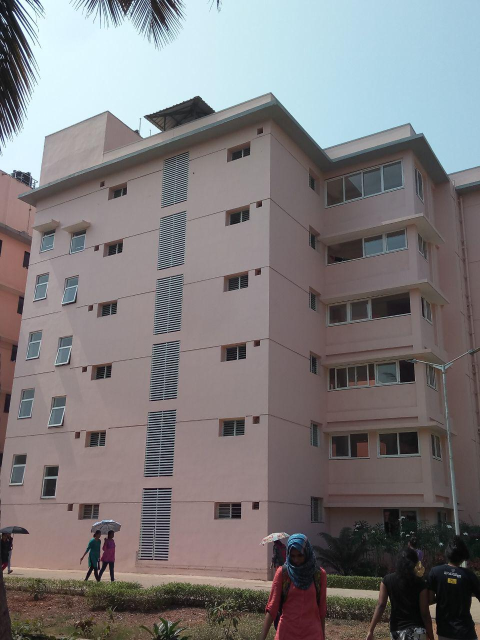
#> input picture assignment-2/b1.jpg, 960 x 1280 px (shown at 1/2 size)
$ python main.py
#> lines starting #> are read from the running program, lines starting #| are printed output that depends on the picture; after the words box and inside, x2 and y2 are one past the last pixel; in counts of white or black regions, pixels touching at a corner belong together
### assignment-2/stitch.py
import cv2
import numpy as np
from matplotlib import pyplot as plt
from harris_corner_detector import *

def display_image(img):
    plt.imshow(img,cmap="gray")
    plt.show()

def gaussian_blur(img,kx,ky):
    blurred_img = cv2.GaussianBlur(img,(kx,ky),0)
    return blurred_img

def get_transformation_matrix(points1,points2):
    assert(points1.shape[0]==points2.shape[0])
    A = np.zeros((8,9))
    for i in range(4):
        x,y = points1[i][0],points1[i][1]
        u,v = points2[i][0],points2[i][1]
        A[2*i] = [-x,-y,-1,0,0,0,u*x,u*y,u]
        A[2*i+1] = [0,0,0,-x,-y,-1,v*x,v*y,v]
    U,S,V = np.linalg.svd(A)
    H = V[8].reshape((3,3))
    return H

def get_dimensions(H,img1,img2):
    x_co_ords = []
    y_co_ords = []
    h1 = img1.shape[0]
    w1 = img1.shape[1]
    h2 = img2.shape[0]
    w2 = img2.shape[1]
    corners = np.array([[[0],[0]],[[h1-1],[0]],[[h1-1],[w1-1]],[[0],[w1-1]]])
    for i in range(4):
        p = corners[i]
        p = np.append(p,[1])
        p = np.dot(H,p)
        x_co_ords.append(p[0]/p[2])
        y_co_ords.append(p[1]/p[2])

    min_x = int(np.min(x_co_ords))
    max_x = int(np.max(x_co_ords))
    min_y = int(np.min(y_co_ords))
    max_y = int(np.max(y_co_ords))

    res_w = int(max_y-min_y)+w2
    res_h = int(max_x-min_x)

    return res_h,res_w,min_x,max_x,min_y,max_y

def plotCommonCorners(points, image) :
    num = points.shape[0]
    for i in range(num) :
        for j in range(5):
            for k in range(5):
                image.itemset((points[i][0]+j,points[i][1]+k,0),255)
                image.itemset((points[i][0]+j,points[i][1]+k,1),0)
                image.itemset((points[i][0]+j,points[i][1]+k,2),0)
    return image

def stitch(H,img1,img2,color_img1,color_img2):
    res_h,res_w,min_x,max_x,min_y,max_y = get_dimensions(H,img1,img2)
    res = np.zeros((res_h,res_w,3),dtype=np.uint8)

    #print("Min x and Min y\n",min_x,min_y)
    #Apply transformation matrix to each co-ordinate for projection to the plane of the second image
    h1 = img1.shape[0]
    w1 = img1.shape[1]
    h2 = img2.shape[0]
    w2 = img2.shape[1]
    for i in range(h1):
        for j in range(w1):
            p = np.array([[i],[j],[1]])
            p = np.dot(H,p)
            x1 = int(p[0]/p[2])-min_x
            y1 = int(p[1]/p[2])-min_y

            if x1>0 and y1>0 and y1<max_y-min_y and x1<max_x-min_x:
                        res[x1,y1]=color_img1[i,j]

    plt.imsave('outputs/perspective.png',res)
    for i in range(h2):
        for j in range(w2):
            if (i-min_x)> 0 and (i-min_x)<res_h and (j-min_y)>0 and (j-min_y)<res_w and np.array_equal(res[i-min_x][j-min_y],np.array([0,0,0])):
                res[i-min_x][j-min_y]=color_img2[i][j]

    return res,min_x,min_y

### assignment-2/main.py
import cv2
import numpy as np
from matplotlib import pyplot as plt
from stitch import *


cpoints1 = np.array([[140, 269],
[648, 267],
[566, 520],
[201, 500]])

cpoints2 = np.array([[110, 95],
[637, 55],
[559, 317],
[207, 322]])

img1 = cv2.imread('b1.jpg',0)
#> img1: shape (1280, 960); min 0, max 255, mean 123.5
img2 = cv2.imread('b2.jpg',0)
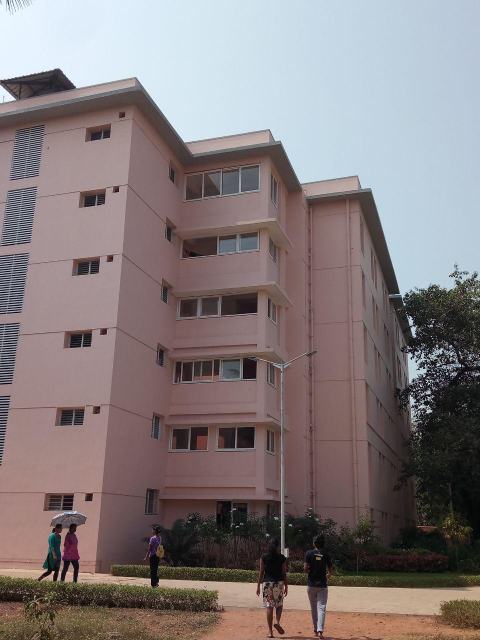
#> input picture assignment-2/b2.jpg, 960 x 1280 px (shown at 1/2 size)
#> img2: shape (1280, 960); min 0, max 255, mean 125.8
img1 = cv2.resize(img1,(600,800))
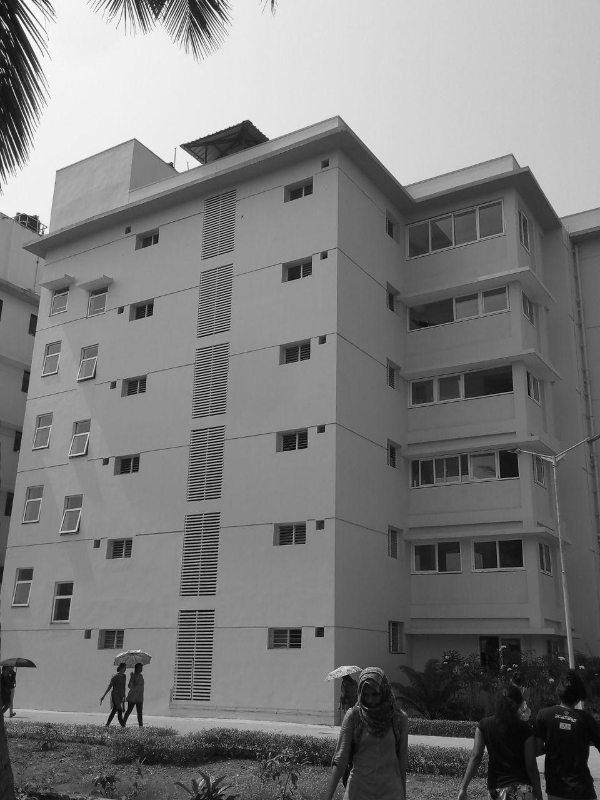
#> img1: shape (800, 600); min 1, max 253, mean 123.4
img2 = cv2.resize(img2,(600,800))
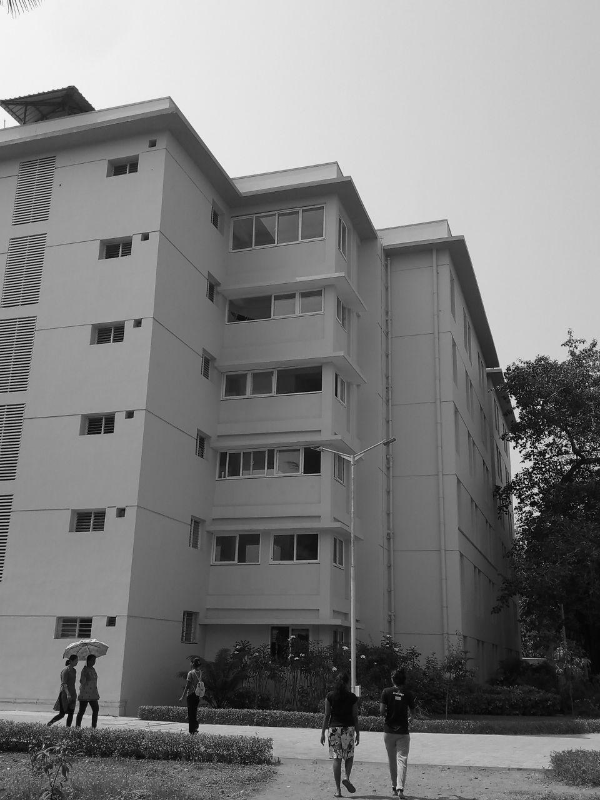
#> img2: shape (800, 600); min 1, max 253, mean 125.8

color_img1 = cv2.imread('b1.jpg')
#> color_img1 is the input picture: shape (1280, 960, 3); mean B, G, R 124, 122.3, 125.6
color_img2 = cv2.imread('b2.jpg')
#> color_img2 is the input picture: shape (1280, 960, 3); mean B, G, R 123.9, 122.9, 132.4
color_img1 = cv2.resize(color_img1,(600,800))
#> color_img1: shape (800, 600, 3)
color_img2 = cv2.resize(color_img2,(600,800))
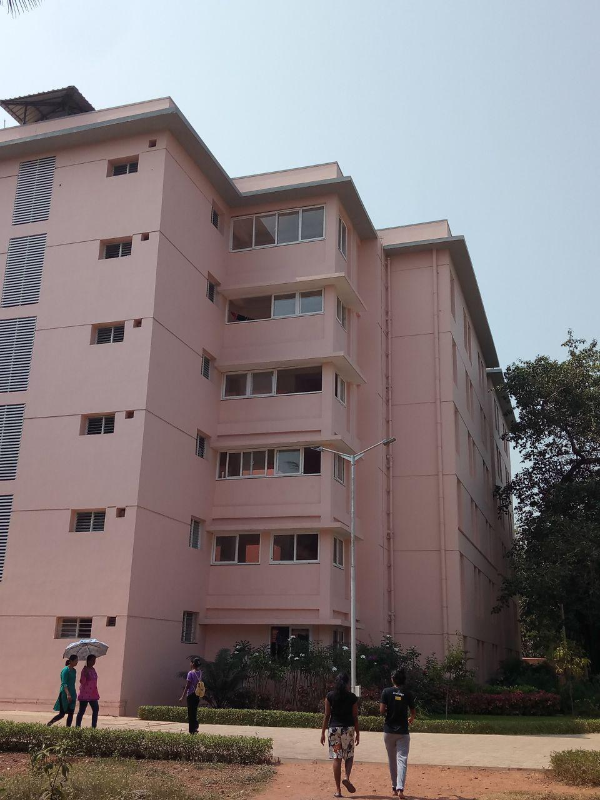
#> color_img2: shape (800, 600, 3); mean B, G, R 123.9, 122.8, 132.4

H = get_transformation_matrix(cpoints1,cpoints2)
res_img,min_x,min_y = stitch(H,img1,img2,color_img1,color_img2)
#> in stitch, `res_h,res_w,min_x,max_x,min_y,max_y = get_dimensions(H,img1,img2)`: res_h = 910; res_w = 1304; min_x = -100; max_x = 810; min_y = -281; max_y = 423
#> after the loop in stitch, `for i in range(h1):`:
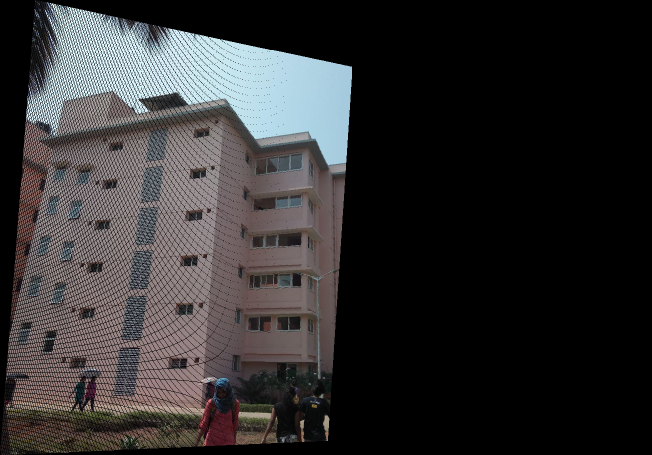
#> res: shape (910, 1304, 3) (shown at 1/2 size); mean B, G, R 48.6, 47.9, 49.3
#> after the loop in stitch, `for i in range(h2):`:
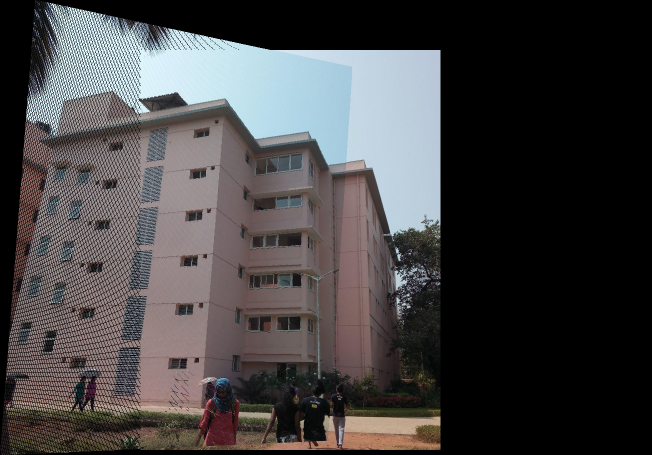
#> res: shape (910, 1304, 3) (shown at 1/2 size); 15.36% of pixels changed, all inside (x1, y1, x2, y2) = (281, 100, 881, 900)
#> min_x = -100; min_y = -281
display_image(res_img)
plt.imsave('outputs/final.png',res_img)

all_corner_points1 = np.array([[120,249],[140,267],[165,202],[165,328],[310,195],[255,325],[337,319],[426,327],[522,322],[625,324],[568,433],[565,499],[565,520],[541,520],[451,516],[390,511],[154,513],[114,340],[462,394],[186,405]])
all_corner_points2 = np.array([[85,75],[105,97],[124,18],[145,153],[171,138],[235,145],[321,138],[412,132],[508,124],[616,115],[561,235],[559,295],[558,315],[534,315],[447,318],[390,321],[163,337],[94,169],[391,274],[177,237]])

plotted1 = plotCommonCorners(all_corner_points1, color_img1)
plt.imshow(plotted1)
plt.show()
plt.imsave('outputs/plotted1.png',plotted1)


plotted2 = plotCommonCorners(all_corner_points2, color_img2)
plt.imshow(plotted2)
plt.show()
plt.imsave('outputs/plotted2.png',plotted2)

perspective_img = cv2.imread('outputs/perspective.png')
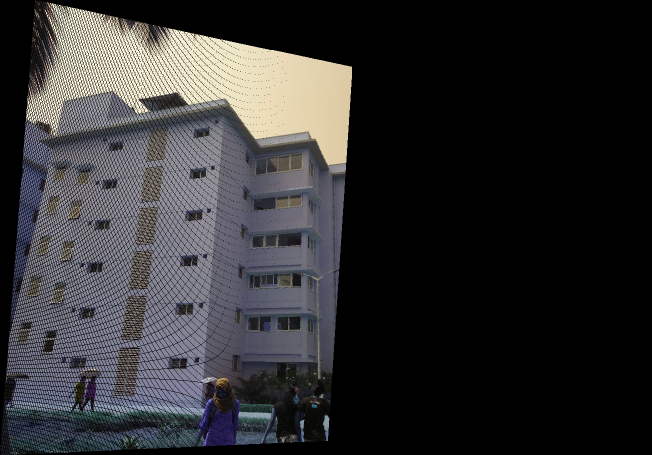
#> perspective_img: shape (910, 1304, 3) (shown at 1/2 size); mean B, G, R 49.3, 47.9, 48.6
h1 = color_img1.shape[0]
#> h1 = 800
w1 = color_img1.shape[1]
#> w1 = 600
projected_points = np.zeros(all_corner_points1.shape,dtype=np.uint8)
for i in range(len(all_corner_points1)):
    x,y = all_corner_points1[i]
    p = np.array([[x],[y],[1]])
    p = np.dot(H,p)
    x1 = int(p[0]/p[2])-min_x
    y1 = int(p[1]/p[2])-min_y
    projected_points[i] = np.array([x1,y1],dtype=np.uint8)
#> this loop made 20 passes
#> (x1, y1) on passes 1 to 12: (185, 355), (209, 373), (223, 300), (245, 436), (375, 281), (336, 426), (418, 414), (510, 416), (607, 404), (713, 399), (658, 514), (657, 578)
#> after the loop, projected_points = 20 rows, first 8: [185, 99], [209, 117], [223, 44], [245, 180], [119, 25], [80, 170], [162, 158], [254, 160]

print(projected_points)
#> (printed output is left out)
plotted_perspective = plotCommonCorners(projected_points,perspective_img)
plt.imshow(plotted_perspective)
plt.show()
plt.imsave('outputs/plotted_perspective.png',plotted_perspective)
